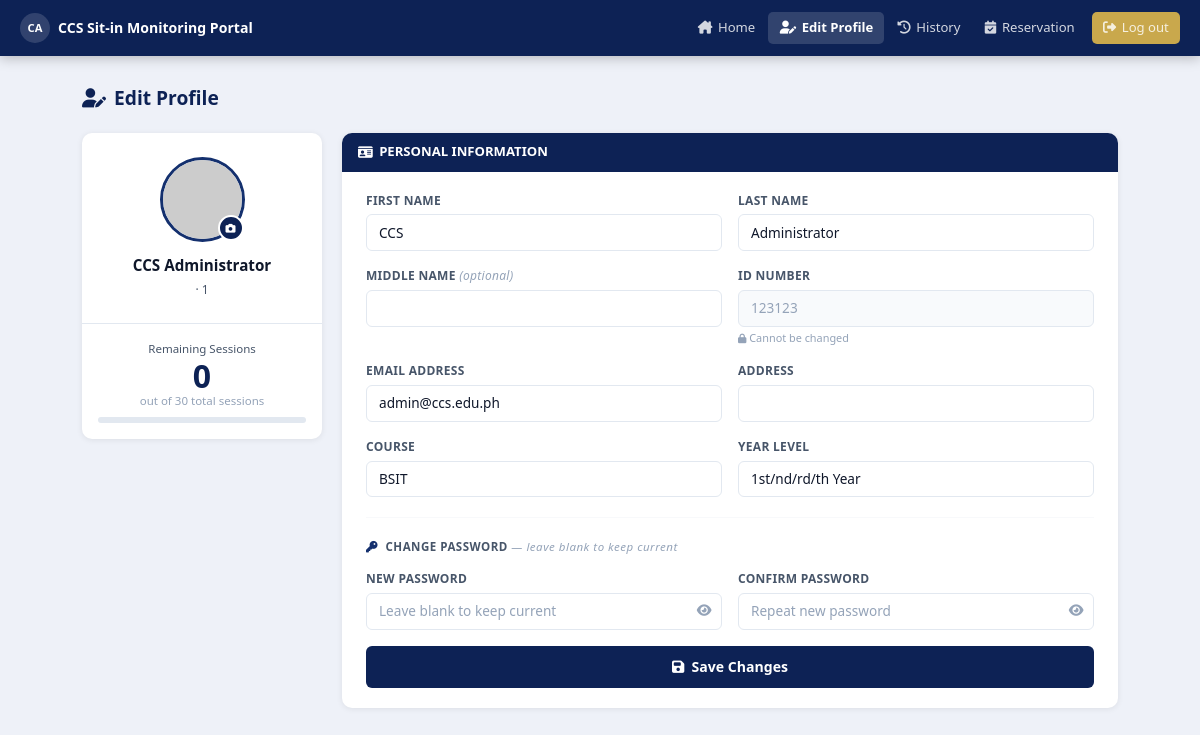
The page /edit_profile.php (signed in) on the database its author committed.
### tables this page shows
CREATE TABLE `users` (
  `id` int(10) UNSIGNED NOT NULL,
  `id_number` varchar(20) NOT NULL,
  `email` varchar(100) NOT NULL,
  `first_name` varchar(50) NOT NULL,
  `last_name` varchar(50) NOT NULL,
  `middle_name` varchar(50) DEFAULT NULL,
  `address` varchar(255) DEFAULT NULL,
  `course` varchar(20) NOT NULL,
  `year_level` tinyint(3) UNSIGNED NOT NULL DEFAULT 1,
  `password` varchar(255) NOT NULL COMMENT 'bcrypt hash',
  `profile_pic` varchar(255) DEFAULT NULL COMMENT 'relative path to uploaded photo',
  `sessions_left` tinyint(3) UNSIGNED NOT NULL DEFAULT 30 COMMENT 'max sit-in sessions allowed',
  `points` int(10) UNSIGNED NOT NULL DEFAULT 0,
  `created_at` timestamp NOT NULL DEFAULT current_timestamp(),
  `updated_at` timestamp NOT NULL DEFAULT current_timestamp() ON UPDATE current_timestamp(),
  `role` varchar(20) NOT NULL DEFAULT 'student'
);

### edit_profile.php (the view, shortened to what this page needs)
<?php
$conn = db_connect();
$uid  = (int) $_SESSION['user_id'];
$res  = $conn->query("SELECT * FROM `users` WHERE id = $uid LIMIT 1");
$user = $res ? $res->fetch_assoc() : [];
$first_name  = $user['first_name']  ?? '';
$last_name   = $user['last_name']   ?? '';
$middle_name = $user['middle_name'] ?? '';
$email       = $user['email']       ?? '';
$address     = $user['address']     ?? '';
$course      = $user['course']      ?? '';
$year_level  = $user['year_level']  ?? '';
$id_number   = $user['id_number']   ?? '';
$sess        = $user['sessions_left'] ?? 30;
$fullname    = trim($first_name . ' ' . $last_name);
$initials    = strtoupper(substr($first_name,0,1) . substr($last_name,0,1));
$photo       = !empty($user['profile_photo'])
    ? htmlspecialchars($user['profile_photo'])
    : 'https://ui-avatars.com/api/?name=' . urlencode($fullname) . '&background=0d2255&color=fff&size=85';
?>
<!DOCTYPE html>
<html lang="en">
<head>
  <link href="https://cdn.jsdelivr.net/npm/bootstrap@5.3.3/dist/css/bootstrap.min.css" rel="stylesheet"/>
  <link href="https://cdnjs.cloudflare.com/ajax/libs/font-awesome/6.5.0/css/all.min.css" rel="stylesheet"/>
</head>
<body>
<nav class="top-nav">
  <a class="nav-brand" href="dashboard.php">
    <div class="brand-circle"><?= $initials ?></div>
    CCS Sit-in Monitoring Portal
  </a>
  <div class="nav-links">
    <a href="dashboard.php"><i class="fa-solid fa-house-chimney"></i> Home</a>
    <a href="edit_profile.php" class="active"><i class="fa-solid fa-user-pen"></i> Edit Profile</a>
    <a href="dashboard.php#history" onclick="sessionStorage.setItem('tab','history')"><i class="fa-solid fa-clock-rotate-left"></i> History</a>
    <a href="dashboard.php#reservation" onclick="sessionStorage.setItem('tab','reservation')"><i class="fa-solid fa-calendar-check"></i> Reservation</a>
    <a href="logout.php" class="btn-logout"><i class="fa-solid fa-right-from-bracket"></i> Log out</a>
  </div>
</nav>
<div class="main-wrap">
  <div class="page-title"><i class="fa-solid fa-user-pen"></i> Edit Profile</div>
  <div class="profile-layout">
    <div class="sidebar-card">
      <div class="sidebar-top">
        <div class="avatar-wrap">
          <img src="<?= $photo ?>" id="avatarPreview" alt="Avatar"
            onerror="this.src='https://ui-avatars.com/api/?name=<?= urlencode($fullname) ?>&background=0d2255&color=fff&size=85'"/>
          <button class="avatar-edit-btn" type="button"
            onclick="document.getElementById('photoInput').click()" title="Change photo">
            <i class="fa-solid fa-camera"></i>
          </button>
        </div>
        <div class="sidebar-name" id="sidebarName"><?= htmlspecialchars($fullname) ?></div>
        <div class="sidebar-sub"  id="sidebarSub"><?= htmlspecialchars($course . ' · ' . $year_level) ?></div>
      </div>
      <div class="session-box">
        <div class="session-label">Remaining Sessions</div>
        <div class="session-num"><?= $sess ?></div>
        <div class="session-of">out of 30 total sessions</div>
        <div class="session-bar-wrap">
        </div>
      </div>
    </div>
    <div class="form-card">
      <div class="form-card-header"><i class="fa-solid fa-id-card"></i> PERSONAL INFORMATION</div>
      <div class="form-card-body">
        <div class="row g-3">
          <div class="col-md-6">
            <label class="f-label">First Name</label>
            <input type="text" class="form-control" id="firstname"
              value="<?= htmlspecialchars($first_name) ?>" required/>
          </div>
          <div class="col-md-6">
            <label class="f-label">Last Name</label>
            <input type="text" class="form-control" id="lastname"
              value="<?= htmlspecialchars($last_name) ?>" required/>
          </div>
          <div class="col-md-6">
            <label class="f-label">Middle Name <span style="font-weight:400;text-transform:none;font-style:italic;color:var(--text3);">(optional)</span></label>
            <input type="text" class="form-control" id="middlename"
              value="<?= htmlspecialchars($middle_name) ?>"/>
          </div>
          <div class="col-md-6">
            <label class="f-label">ID Number</label>
            <input type="text" class="form-control" readonly
              value="<?= htmlspecialchars($id_number) ?>"/>
            <div class="f-note"><i class="fa-solid fa-lock" style="font-size:.6rem;"></i> Cannot be changed</div>
          </div>
          <div class="col-md-6">
            <label class="f-label">Email Address</label>
            <input type="email" class="form-control" id="email"
              value="<?= htmlspecialchars($email) ?>" required/>
          </div>
          <div class="col-md-6">
            <label class="f-label">Address</label>
            <input type="text" class="form-control" id="address"
              value="<?= htmlspecialchars($address) ?>"/>
          </div>
          <div class="col-md-6">
            <label class="f-label">Course</label>
            <select class="form-select" id="course">
              <?php foreach (['BSIT','BSCS','BSIS','ACT'] as $c): ?>
                <option value="<?= $c ?>" <?= $course===$c?'selected':'' ?>><?= $c ?></option>
              <?php endforeach; ?>
            </select>
          </div>
          <div class="col-md-6">
            <label class="f-label">Year Level</label>
            <select class="form-select" id="year_level">
              <?php foreach (['1','2','3','4'] as $y): ?>
                <option value="<?= $y ?>" <?= $year_level==$y?'selected':'' ?><?= $year_level==="$y"?'selected':'' ?>><?= $y ?>st/nd/rd/th Year</option>
              <?php endforeach; ?>
            </select>
          </div>
        </div>
        <hr class="section-divider"/>
        <div class="section-sub-label">
          <i class="fa-solid fa-key" style="color:var(--navy2);margin-right:4px;"></i>
          Change Password
          <span style="font-weight:400;text-transform:none;font-style:italic;color:var(--text3);">— leave blank to keep current</span>
        </div>
        <div class="row g-3">
          <div class="col-md-6">
            <label class="f-label">New Password</label>
            <div class="pw-wrap">
              <input type="password" class="form-control" id="new_password" placeholder="Leave blank to keep current" autocomplete="new-password"/>
              <button type="button" class="pw-toggle" onclick="togglePw('new_password',this)"><i class="fa-solid fa-eye"></i></button>
            </div>
          </div>
          <div class="col-md-6">
            <label class="f-label">Confirm Password</label>
            <div class="pw-wrap">
              <input type="password" class="form-control" id="confirm_password" placeholder="Repeat new password" autocomplete="new-password"/>
              <button type="button" class="pw-toggle" onclick="togglePw('confirm_password',this)"><i class="fa-solid fa-eye"></i></button>
            </div>
          </div>
        </div>
        <button class="btn-save" id="saveBtn" onclick="saveProfile()">
          <i class="fa-solid fa-floppy-disk" id="btnIcon"></i>
          <span id="btnText">Save Changes</span>
        </button>
      </div>
    </div>
  </div>
</div>
</body>
</html>

### rows shown on the page
users: initials "CA", fullname "CCS Administrator", course+year_level "· 1", sessions_left "0", first_name "CCS", last_name "Administrator", id_number "123123", email "admin@ccs.edu.ph", year_level "1st/nd/rd/th Year"

### other values the page prints
form field value "BSIT"
